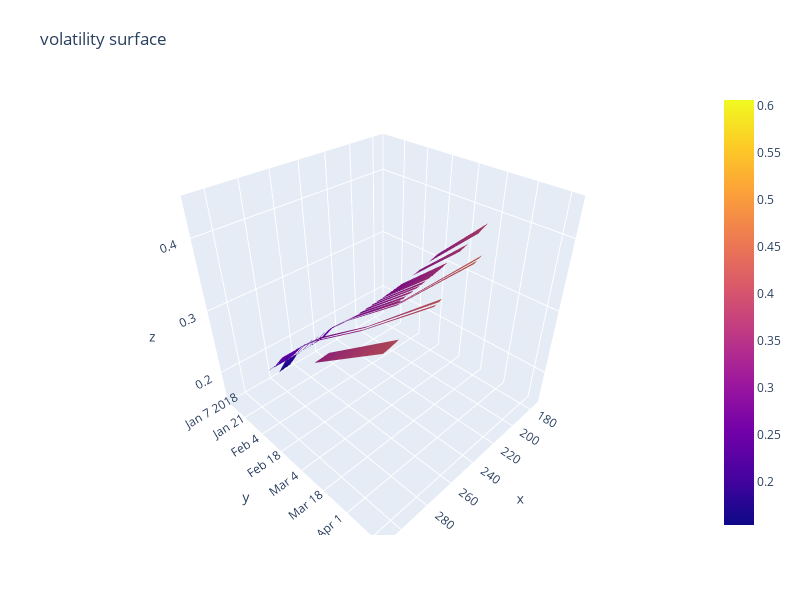

The code cell stored with this chart in its notebook:
### Markdown cell above
### the simulated iv is not compatible with reality

### Code cell
plot_vol_surface(df_iv_groupBy,target_z_col="iv_rough_vol",index_dic_param=6,tenor_max=0.5)

### Figure 1 — Plotly figure (JSON) as saved in the notebook; plotly's stock layout.template omitted (floating-point values rounded to 4 significant figures; data arrays with more than 128 entries replaced by an {"elided": "..."} marker saying what was removed)
{"data": [{"type": "surface", "x": {"elided": "166 float values"}, "y": ["2018-01-10T00:00:00", "2018-01-12T00:00:00", "2018-01-17T00:00:00", "2018-01-19T00:00:00", "2018-01-26T00:00:00", "2018-02-02T00:00:00", "2018-02-16T00:00:00", "2018-03-16T00:00:00", "2018-04-20T00:00:00", "2018-06-15T00:00:00"], "z": {"elided": "10x166 float values"}}], "layout": {"autosize": false, "height": 600, "margin": {"b": 65, "l": 65, "r": 50, "t": 90}, "title": {"text": "volatility surface"}, "width": 800}}
